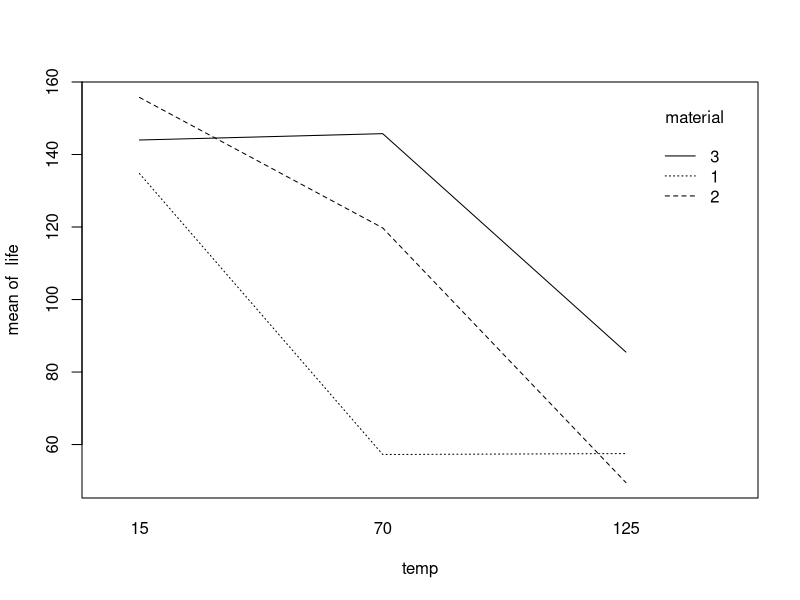
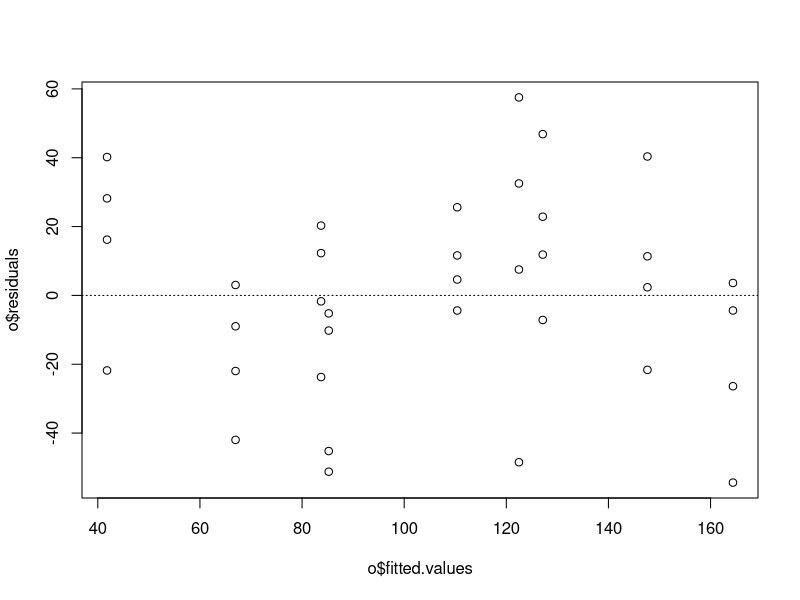
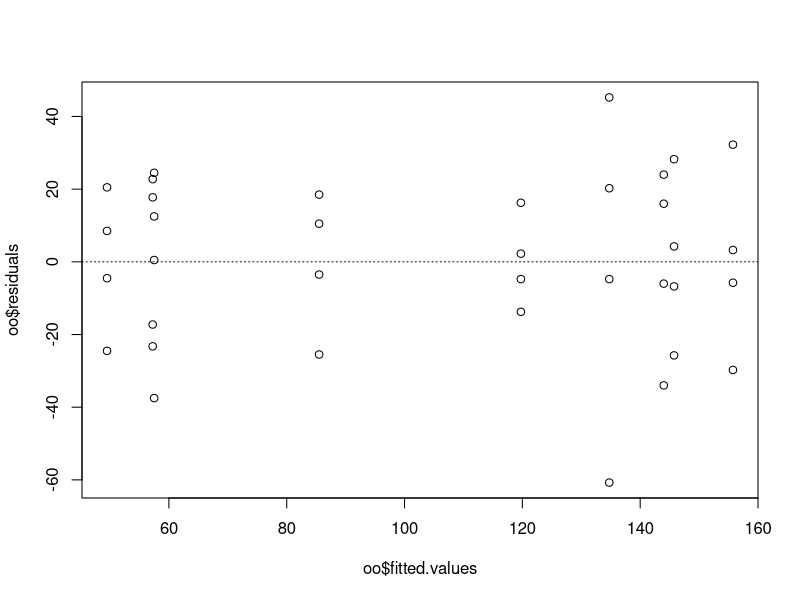
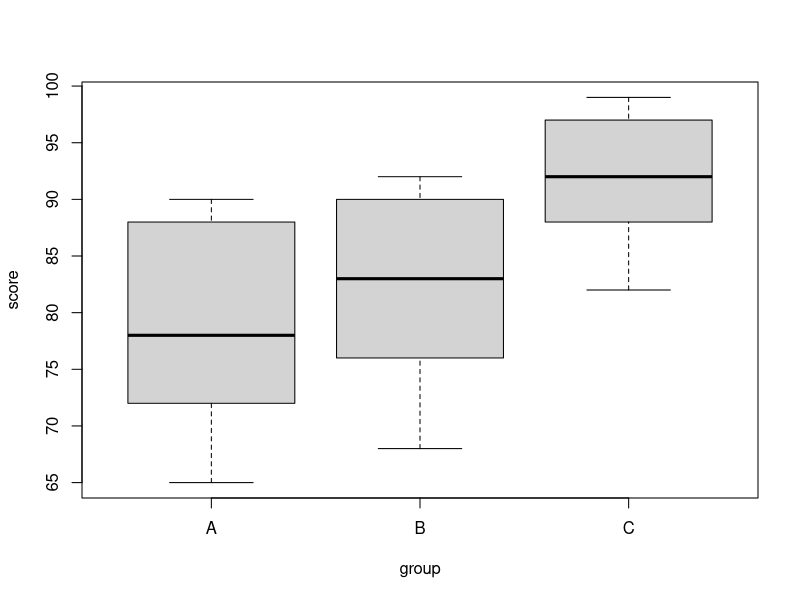

These charts were generated, in order, by the following R code:

## ST512 -- Lab 08
## Author: Prof Ryan Martin (www4.stat.ncsu.edu/~rmartin)

# Problem 1

prob1 <- read.table(file="512lab08_prob1.txt", header=TRUE)

tapply(prob1$life, prob1$material, mean)
tapply(prob1$life, prob1$temp, mean)

prob1$material <- factor(prob1$material)
prob1$temp <- factor(prob1$temp)

with(prob1, interaction.plot(temp, material, life))

o <- lm(life ~ material + temp, data=prob1)
summary(o)
anova(o)

plot(o$fitted.values, o$residuals); abline(h=0, lty=3)

oo <- lm(life ~ material * temp, data=prob1)
anova(oo)

plot(oo$fitted.values, oo$residuals); abline(h=0, lty=3)

# Problem 2

prob2 <- read.table(file="512lab08_prob2.txt", header=TRUE)
print(prob2)

prob2$group <- factor(prob2$group)

boxplot(score ~ group, data=prob2)

o <- lm(score ~ group, data=prob2)
summary(o)
anova(o)

## In "correct" order for Type I to match what we want

oo.1 <- lm(score ~ age + group, data=prob2)
anova(oo.1)

## In "incorrect" order, but with manual partial F test

oo.2 <- lm(score ~ group + age, data=prob2)
ooo <- lm(score ~ age, data=prob2)
anova(ooo, oo.2)

library(emmeans)
emmeans(oo.1, ~ group)
